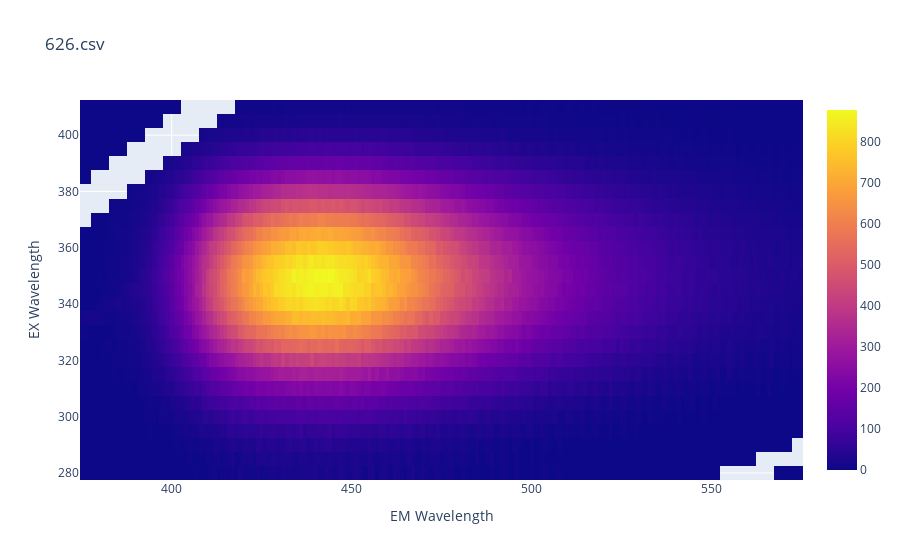
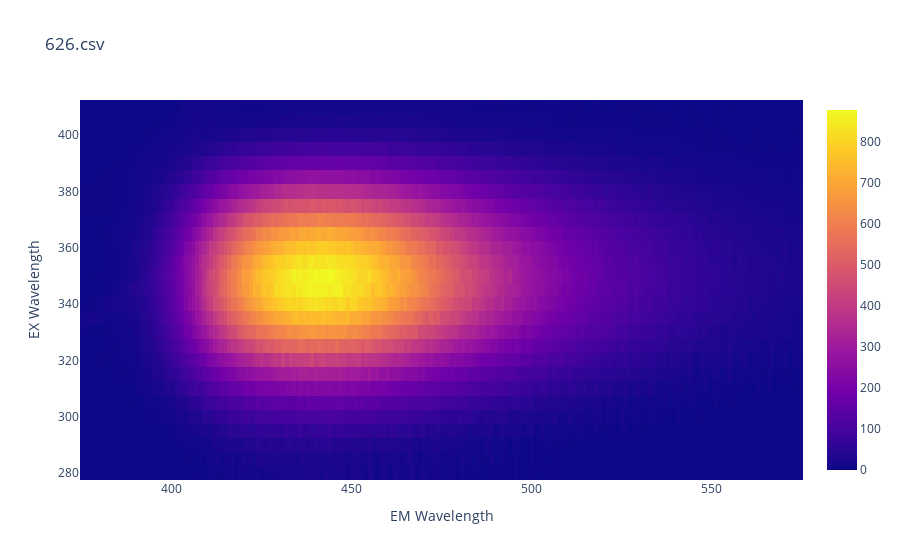

Notebook code for these charts, in order:
### Markdown cell above
## 4. Удаление прямых y=x и y=x/2 и интерполяция значений в этих областях
_Результаты Рэлеевского рассеивания и эффектов диффракционной решетки_

___Используемые функции:___
* [lines_deleting](#lines_deleting)
* [p_show_img](#p_show_img)

### Code cell
df_no_lines = lines_deleting(df_filt)
p_show_img(df_no_lines, filename)

df_no_lines = (df_no_lines.interpolate(axis=0, limit_direction = 'both') + df_no_lines.interpolate(axis=1, limit_direction = 'both')) / 2
p_show_img(df_no_lines, filename)

### Figure 1 — Plotly figure (JSON) as saved in the notebook; plotly's stock layout.template omitted (floating-point values rounded to 4 significant figures; data arrays with more than 128 entries replaced by an {"elided": "..."} marker saying what was removed)
{"data": [{"type": "heatmap", "x": {"elided": "201 int values"}, "y": [280, 285, 290, 295, 300, 305, 310, 315, 320, 325, 330, 335, 340, 345, 350, 355, 360, 365, 370, 375, 380, 385, 390, 395, 400, 405, 410], "z": {"elided": "27x201 float values"}}], "layout": {"title": {"text": "626.csv"}, "xaxis": {"title": {"text": "EM Wavelength"}}, "yaxis": {"title": {"text": "EX Wavelength"}}}}

### Figure 2 — Plotly figure (JSON) as saved in the notebook; plotly's stock layout.template omitted (floating-point values rounded to 4 significant figures; data arrays with more than 128 entries replaced by an {"elided": "..."} marker saying what was removed)
{"data": [{"type": "heatmap", "x": {"elided": "201 int values"}, "y": [280, 285, 290, 295, 300, 305, 310, 315, 320, 325, 330, 335, 340, 345, 350, 355, 360, 365, 370, 375, 380, 385, 390, 395, 400, 405, 410], "z": {"elided": "27x201 float values"}}], "layout": {"title": {"text": "626.csv"}, "xaxis": {"title": {"text": "EM Wavelength"}}, "yaxis": {"title": {"text": "EX Wavelength"}}}}
